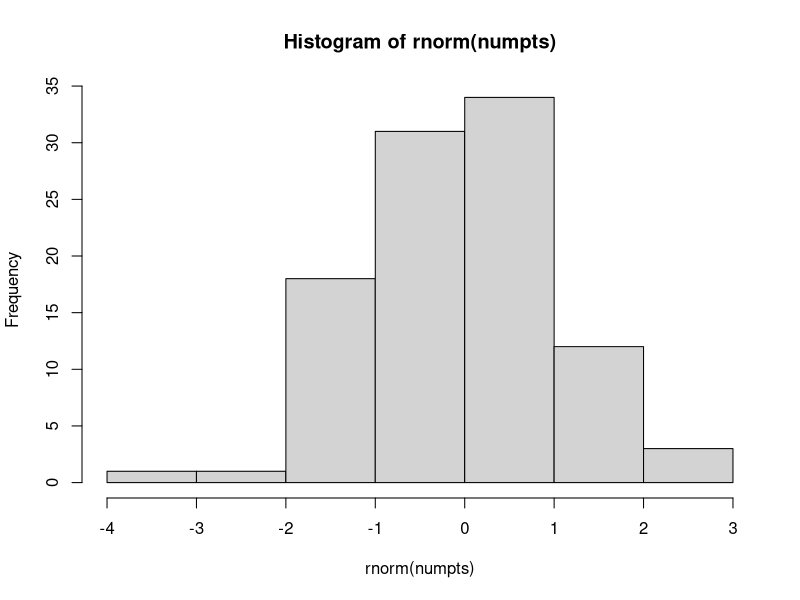
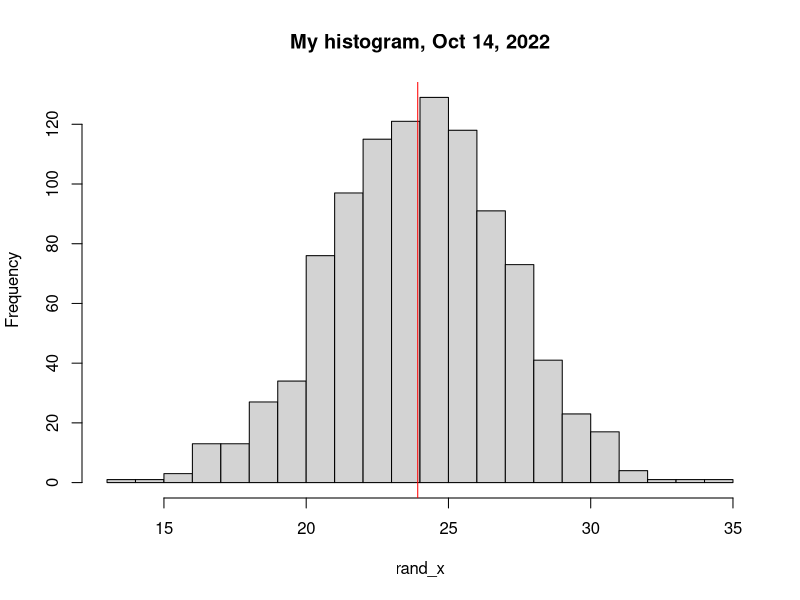

Here is the R script that generated these plots, in order:
## PlotRandom.R
##
## Purpose: a function that will generate a random sample
##          of normal deviates, plot a histogram and maybe
##          provide some "other stuff"

## stuff from last time.....
plotRandomD <- function(numpts=100) {
  hist(rnorm(numpts))
}

plotRandomD()

#########################

## Let's build in more flexibility for our function:

plotRandomNormals <- function(numpts=1000, mu=24, sigma=3, numbins=15, 
                              title = "My histogram, Oct 14, 2022",
                              meanColor="red",
                              seed=8675309) 
  {
  set.seed(seed)
  rand_x <- rnorm(numpts, mean=mu, sd=sigma)
  mean_x <- mean(rand_x)
  hist(rand_x, breaks=numbins, main=title)
  abline(v=mean_x, col=meanColor)
  list(Mean_X = mean_x, 
       StdDev_X = sd(rand_x), 
       RandomValues= rand_x)
}

plotRandomNormals()


